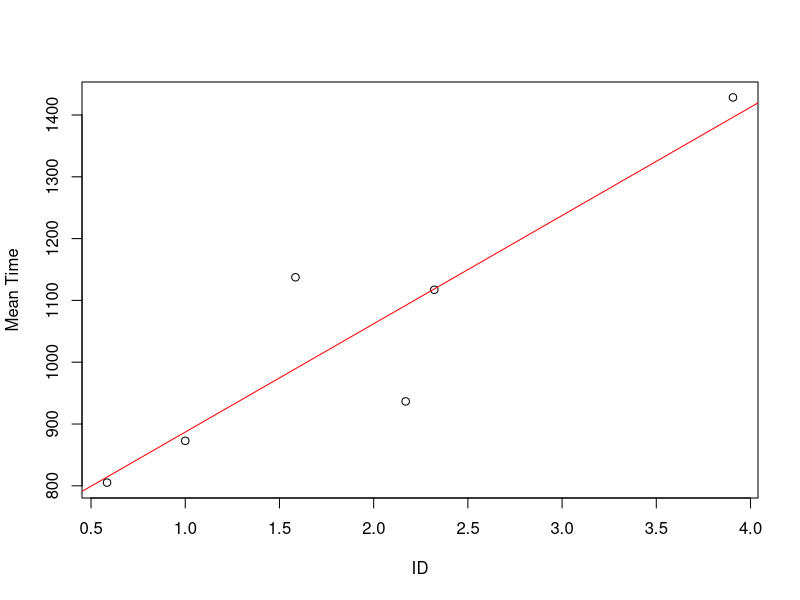
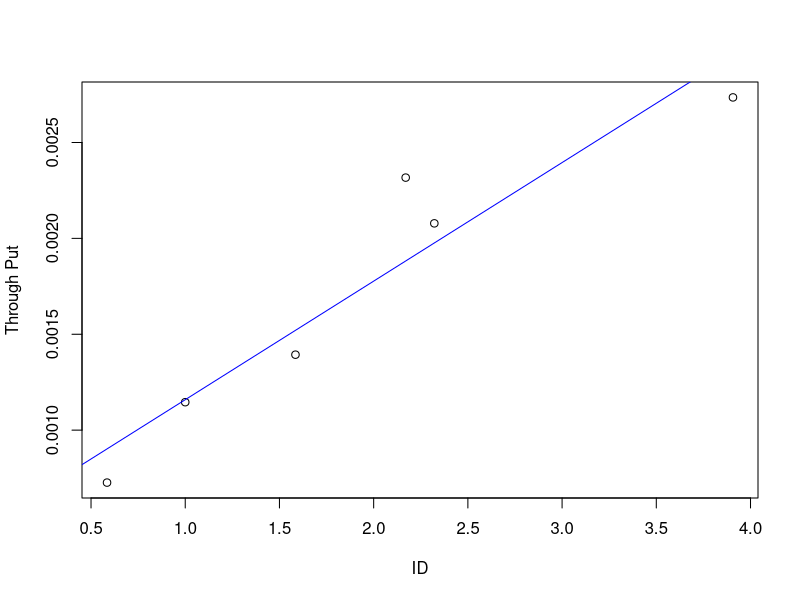

Write the R code that produced these figures, in order.
#Fitt's Law Experiment

#Reading the csv File
fittslaw_data <- read.csv(file="../fittslawhw3/data.csv",head=TRUE,sep=",")

#Calculating Mean Time
MT <- aggregate(fittslaw_data[, 1], list(fittslaw_data$D,fittslaw_data$W), mean)

#Finding ID aggregates
IDAggre <- aggregate(fittslaw_data[,2:3], list(fittslaw_data$D,fittslaw_data$W), mean)

#Calculating ID
ID <- log2((IDAggre$D/IDAggre$W)+1)

#Plotting MT vs ID
plot(x=ID,y=MT$x,
     xlab = "ID",
     ylab = "Mean Time")

#Finding regression coefficients
regressionModel = lm(MT$x~ID, data=fittslaw_data)
regressionModel

#Plotting Line using regression coefficients
abline(regressionModel, col="red")

#Calculating throughput
ThPut = ID/MT$x

#Plotting throughput vs ID
plot(x=ID,y=ThPut,
     xlab = "ID",
     ylab = "Through Put")

#Finding regression coefficients for ThroughPut
regressionModelThPut = lm(ThPut~ID, data=fittslaw_data)
regressionModelThPut

#Plotting Line using regression coefficients
abline(regressionModelThPut, col="blue")